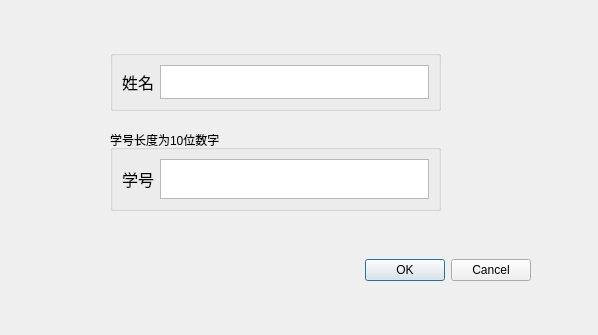
<?xml version="1.0" encoding="UTF-8"?>
<ui version="4.0">
 <class>new_stu</class>
 <widget class="QDialog" name="new_stu">
  <property name="geometry">
   <rect>
    <x>0</x>
    <y>0</y>
    <width>598</width>
    <height>335</height>
   </rect>
  </property>
  <property name="windowTitle">
   <string>Dialog</string>
  </property>
  <widget class="QDialogButtonBox" name="buttonBox">
   <property name="geometry">
    <rect>
     <x>180</x>
     <y>250</y>
     <width>351</width>
     <height>41</height>
    </rect>
   </property>
   <property name="orientation">
    <enum>Qt::Horizontal</enum>
   </property>
   <property name="standardButtons">
    <set>QDialogButtonBox::Cancel|QDialogButtonBox::Ok</set>
   </property>
  </widget>
  <widget class="QGroupBox" name="groupBox">
   <property name="geometry">
    <rect>
     <x>110</x>
     <y>50</y>
     <width>331</width>
     <height>61</height>
    </rect>
   </property>
   <property name="title">
    <string/>
   </property>
   <layout class="QHBoxLayout" name="horizontalLayout">
    <item>
     <widget class="QLabel" name="label">
      <property name="font">
       <font>
        <pointsize>12</pointsize>
       </font>
      </property>
      <property name="text">
       <string>姓名</string>
      </property>
     </widget>
    </item>
    <item>
     <widget class="QTextEdit" name="name">
      <property name="font">
       <font>
        <pointsize>11</pointsize>
       </font>
      </property>
     </widget>
    </item>
   </layout>
  </widget>
  <widget class="QGroupBox" name="groupBox_2">
   <property name="geometry">
    <rect>
     <x>110</x>
     <y>130</y>
     <width>331</width>
     <height>81</height>
    </rect>
   </property>
   <property name="font">
    <font>
     <bold>false</bold>
    </font>
   </property>
   <property name="title">
    <string>学号长度为10位数字</string>
   </property>
   <layout class="QHBoxLayout" name="horizontalLayout_2">
    <item>
     <widget class="QLabel" name="label_2">
      <property name="font">
       <font>
        <pointsize>12</pointsize>
        <bold>false</bold>
       </font>
      </property>
      <property name="text">
       <string>学号</string>
      </property>
     </widget>
    </item>
    <item>
     <widget class="QTextEdit" name="stu_ID">
      <property name="font">
       <font>
        <pointsize>12</pointsize>
        <bold>false</bold>
       </font>
      </property>
      <property name="html">
       <string>&lt;!DOCTYPE HTML PUBLIC &quot;-//W3C//DTD HTML 4.0//EN&quot; &quot;http://www.w3.org/TR/REC-html40/strict.dtd&quot;&gt;
&lt;html&gt;&lt;head&gt;&lt;meta name=&quot;qrichtext&quot; content=&quot;1&quot; /&gt;&lt;meta charset=&quot;utf-8&quot; /&gt;&lt;style type=&quot;text/css&quot;&gt;
p, li { white-space: pre-wrap; }
&lt;/style&gt;&lt;/head&gt;&lt;body style=&quot; font-family:'Microsoft YaHei UI'; font-size:12pt; font-weight:400; font-style:normal;&quot;&gt;
&lt;p style=&quot;-qt-paragraph-type:empty; margin-top:0px; margin-bottom:0px; margin-left:0px; margin-right:0px; -qt-block-indent:0; text-indent:0px; font-size:9.07563pt;&quot;&gt;&lt;br /&gt;&lt;/p&gt;&lt;/body&gt;&lt;/html&gt;</string>
      </property>
     </widget>
    </item>
   </layout>
  </widget>
 </widget>
 <resources/>
 <connections>
  <connection>
   <sender>buttonBox</sender>
   <signal>accepted()</signal>
   <receiver>new_stu</receiver>
   <slot>accept()</slot>
   <hints>
    <hint type="sourcelabel">
     <x>248</x>
     <y>254</y>
    </hint>
    <hint type="destinationlabel">
     <x>157</x>
     <y>274</y>
    </hint>
   </hints>
  </connection>
  <connection>
   <sender>buttonBox</sender>
   <signal>rejected()</signal>
   <receiver>new_stu</receiver>
   <slot>reject()</slot>
   <hints>
    <hint type="sourcelabel">
     <x>316</x>
     <y>260</y>
    </hint>
    <hint type="destinationlabel">
     <x>286</x>
     <y>274</y>
    </hint>
   </hints>
  </connection>
 </connections>
</ui>
